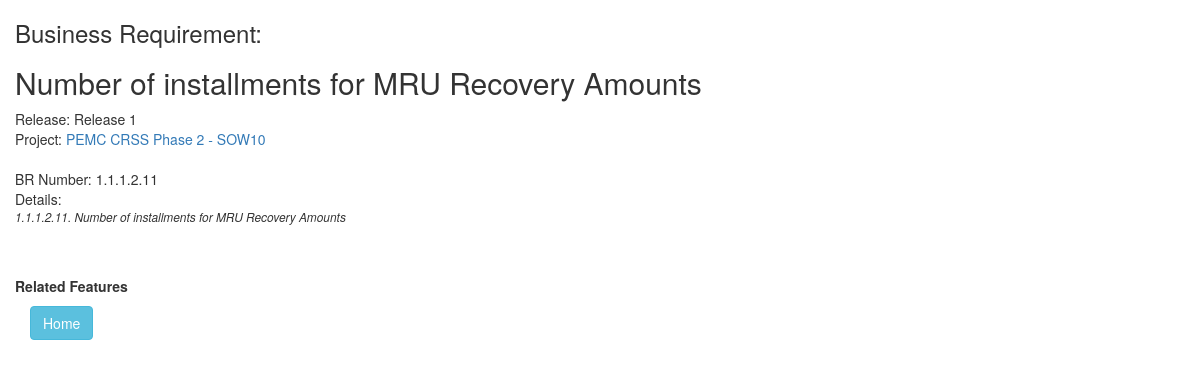
The app's page /joan/requirement/31/, older data.
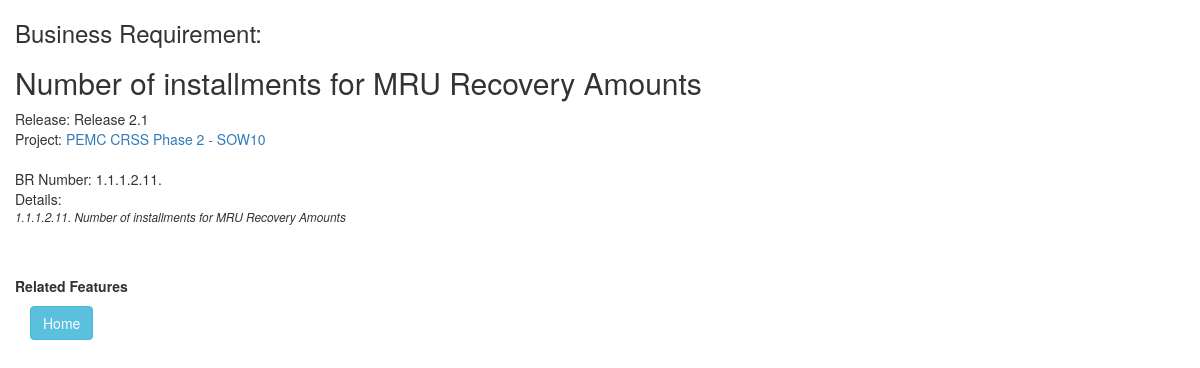
The same page, newer data.
### joan/models.py (models this page shows, shortened)
class Requirement(models.Model):
    release = models.ForeignKey(Release, on_delete=models.CASCADE, null=True, blank=True)
    reqd_id = models.CharField(max_length=15,blank=True)
    requirement_heading = models.CharField(max_length=70,blank=True)
    requirement_text = models.TextField()
    created_at = models.DateTimeField(auto_now_add=True,null=True)
    updated_at = models.DateTimeField(auto_now=True,null=True)
    class Meta:
        ordering = ['reqd_id', 'id']

class Release (models.Model):
    project = models.ForeignKey(Project, on_delete=models.CASCADE, default=DEFAULT_PROJECT)
    release_name = models.CharField(max_length=50)
    release_target_date = models.DateField(blank=True, null=True)
    release_actual_date = models.DateField(blank=True, null=True)
    release_details = models.CharField(max_length=70,blank=True)
    def __str__(self):
        return "Release " + self.release_name

class Project (models.Model):
    project_name = models.CharField(max_length=50,unique = True)
    slug = models.SlugField(max_length=10, null=True,unique=True)
    project_company = models.CharField(max_length=50)
    project_description = models.CharField(max_length=50)
    project_start_date = models.DateField(blank=True,null=True)
    project_end_date = models.DateField(blank=True, null=True)
    created_at = models.DateTimeField(auto_now_add=True,null=True)
    updated_at = models.DateTimeField(auto_now=True,null=True)
    def __str__(self):
        return self.project_name

### joan/views.py (the view)
# urls.py: url(r'^requirement/(?P<pk>[a-zA-Z0-9-]+)/$', views.RequirementView.as_view(), name='requirement'),
class RequirementView(generic.DetailView):
    model = Requirement
    template_name = 'joan/requirement.html'

### joan/templates/joan/requirement.html (shortened to what this page needs)
{% load static %}
{% load bootstrap3 %}
{% bootstrap_css %}
<link rel="stylesheet" type="text/css" href="{% static 'joan/style.css' %}" />
<div class="container">
   <div class="row">
<h3>Business Requirement:</h3>
<h2>{{ requirement.requirement_heading }}</h2>
Release: {{ requirement.release }}  <br>
Project: <a href="{% url 'joan:project' requirement.release.project.id %}">{{ requirement.release.project }}</a> <br>
<br>
BR Number: {{ requirement.reqd_id }}<br>
Details: <p><em><small>{{ requirement.requirement_text }}</small></em></p>
</div>
</div>
<div class="container horizontal-scroll">
   <div class="row">
      <b>Related Features</b>
    </div>
<a class="btn btn-info" href="{% url 'joan:project' requirement.release.project.id %}">Home</a>
</div>

Row changes from the older to the newer data that the page shows:
changed Requirement "Number of installments for MRU Recovery Amounts": release "Release 1" → "Release 2.1"; reqd_id "1.1.1.2.11" → "1.1.1.2.11."
